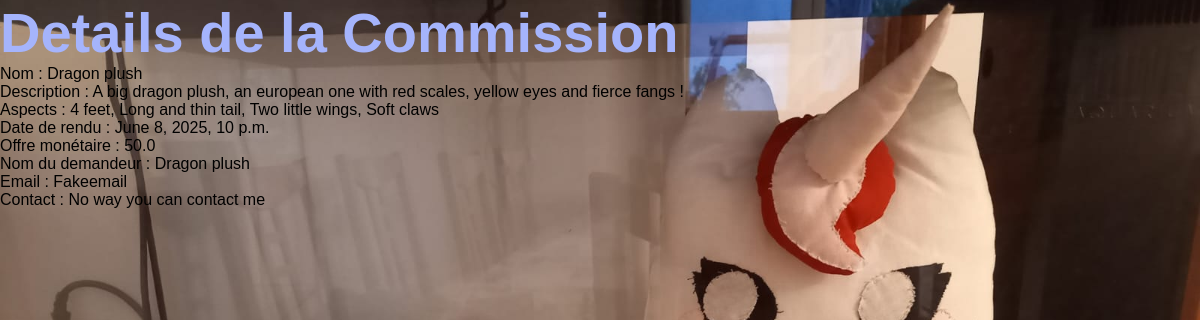
The page /2/commission/ on the database its author committed.
### catalog/models.py (models this page shows, shortened)
class Commission (models.Model):
    itemname_text = models.CharField('Name of Commission', max_length=50)
    description_text = models.CharField('Description', max_length=300, default='')
    features_text = models.CharField('Specific Features', max_length=200, default='')
    deadline_date = models.DateTimeField("Deadline (format d/m/Y)")
    budget_float = models.FloatField('Budget' ,default=50)
    username_text = models.CharField('Name' , max_length=50)
    email_text = models.CharField('Email', max_length=50)
    contact_text = models.CharField('Other ways to contact', max_length=200, default='')

### catalog/views.py (the view)
# urls.py: path("<int:commission_id>/commission/", views.info_commission, name="commission-detail"),
def info_commission(request, commission_id):
    context = Commission.objects.get(id=commission_id)
    return render (request, "commission_detail.html", {"commission_object" : context})

### catalog/templates/commission_detail.html
{% extends 'catalog_base.html' %}
{% block content %}
 <h1>Details de la Commission</h1>
<tr>
    <td> Nom : {{ commission_object.itemname_text }} </td> <br>
    <td> Description : {{ commission_object.description_text }} </td> <br>
    <td> Aspects : {{ commission_object.features_text }} </td> <br>
    <td> Date de rendu : {{ commission_object.deadline_date }} </td> <br>
    <td> Offre monétaire : {{ commission_object.budget_float }} </td> <br>
    <td> Nom du demandeur : {{ commission_object.itemname_text }} </td> <br>
    <td> Email : {{ commission_object.email_text }} </td> <br>
    <td> Contact : {{ commission_object.contact_text }} </td> <br>
</tr>
{% endblock %}

### catalog/static/catalog/style.css (style rules this page uses)
* { margin: 0; }
h1 { color:#A5B4FC; font-family: "Montserrat", sans-serif; font-size: 3.5em; }
body { background-color: #1F2039; background-image: url("image/IMG-20230730-WA0000.jpg"); background-attachment: fixed; background-size: cover; background-position: center; opacity: 1; font-family: "Manrope", sans-serif; }

### rows shown on the page
Commission: itemname_text "Dragon plush", description_text "A big dragon plush, an european one with red scales, yellow eyes and fierce fangs !", features_text "4 feet, Long and thin tail, Two little wings, Soft claws", deadline_date "June 8, 2025, 10 p.m.", budget_float "50.0", email_text "Fakeemail", contact_text "No way you can contact me"
